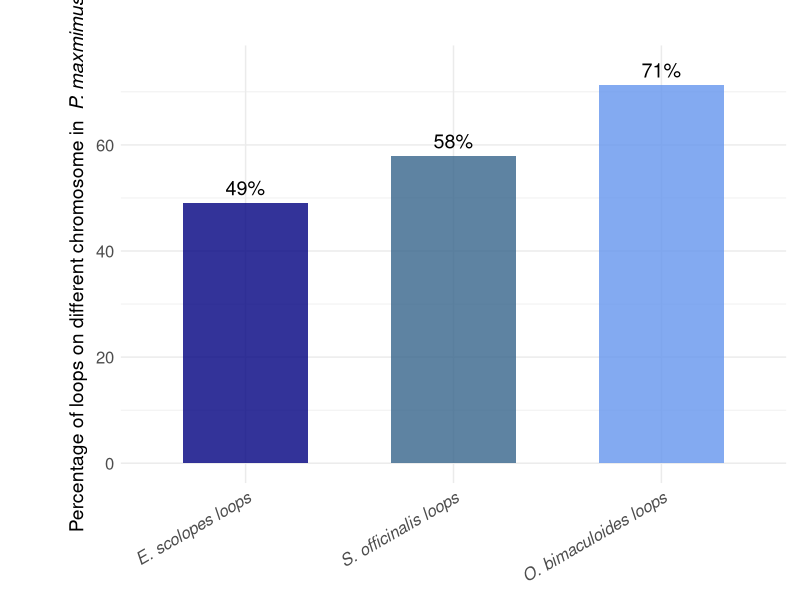
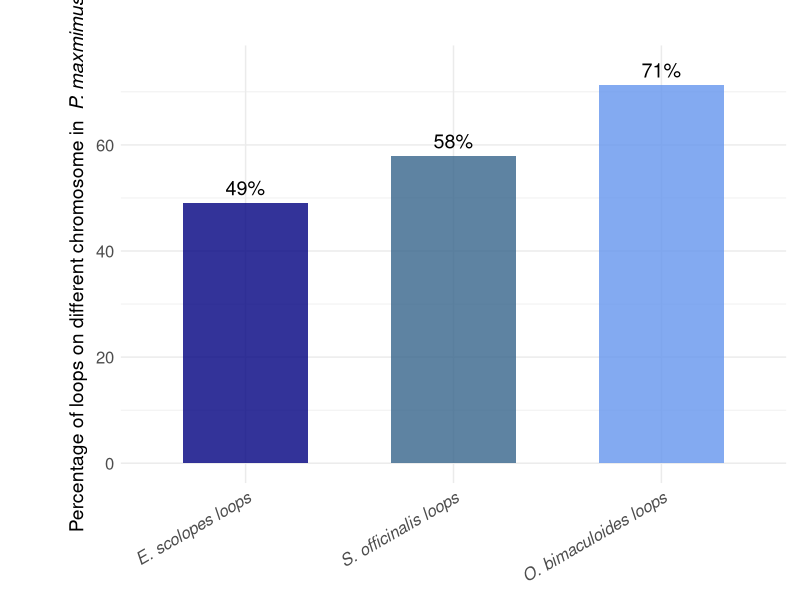

Source code (R) for these figures, in order:
# Load required library
library(ggplot2)

# Create data frame with line breaks in labels for better readability
data <- data.frame(
  species = factor(
    c(
      "E. scolopes loops",
      "S. officinalis loops",
      "O. bimaculoides loops"
    ),
    levels = c(
      "E. scolopes loops",
      "S. officinalis loops",
      "O. bimaculoides loops"
    )
  ),
  percentages = c(49.1, 57.9, 71.3)
)

#dark_blue_shades <- c(
 # "navy",        # classic navy blue
  #"darkblue",    # another shade of dark blue
  #"midnightblue", # a very dark, almost black blue
  #"slateblue",   # bluish grey with a dark tone
  #"royalblue4",  # darker variant of royal blue
  #"darkslateblue", # a mix of dark slate and blue
  #"indigo",      # a dark purplish-blue
  #"cornflowerblue", # a darker pastel blue, slightly muted
  #"steelblue4"   # darker variant of steelblue
# )


# Create the barplot
loop_chrom_stat_bar_pmax <- ggplot(data, aes(x = species, y = percentages, fill = species)) +
  geom_bar(stat = "identity", width = 0.6, alpha = 0.8) +  # Add alpha transparency
  scale_fill_manual(values = c("navy", "steelblue4", "cornflowerblue")) +
  ylim(0, 75) +
  labs(
    y = expression("Percentage of loops on different chromosome in "~italic("P. maxmimus")),
    x = NULL,
    title = " "
  ) +
  geom_text(aes(label = paste0(round(percentages, 0), "%")), vjust = -0.5, size = 5) +  # Adjusted text size
  theme_minimal() +
  theme(
    plot.margin = margin(10, 10, 10, 50),  # Adjust left margin
    plot.title = element_text(size = 18),  # Increase plot title size
    axis.text.x = element_text(face = "italic", size = 12, angle = 30, hjust = 1),  # Italic, smaller font, angled
    axis.text.y = element_text(size = 12),  # Adjust y-axis text size
    axis.title.y = element_text(size = 14),  # Adjust y-axis label size
    legend.position = "none"  # Remove legend
  )

# Print plot
print(loop_chrom_stat_bar_pmax)

ggsave("bar_loops_on_diff_chroms_pmax.tiff", loop_chrom_stat_bar_pmax, dpi = 200, width = 5, height = 7.5, units = "in")

